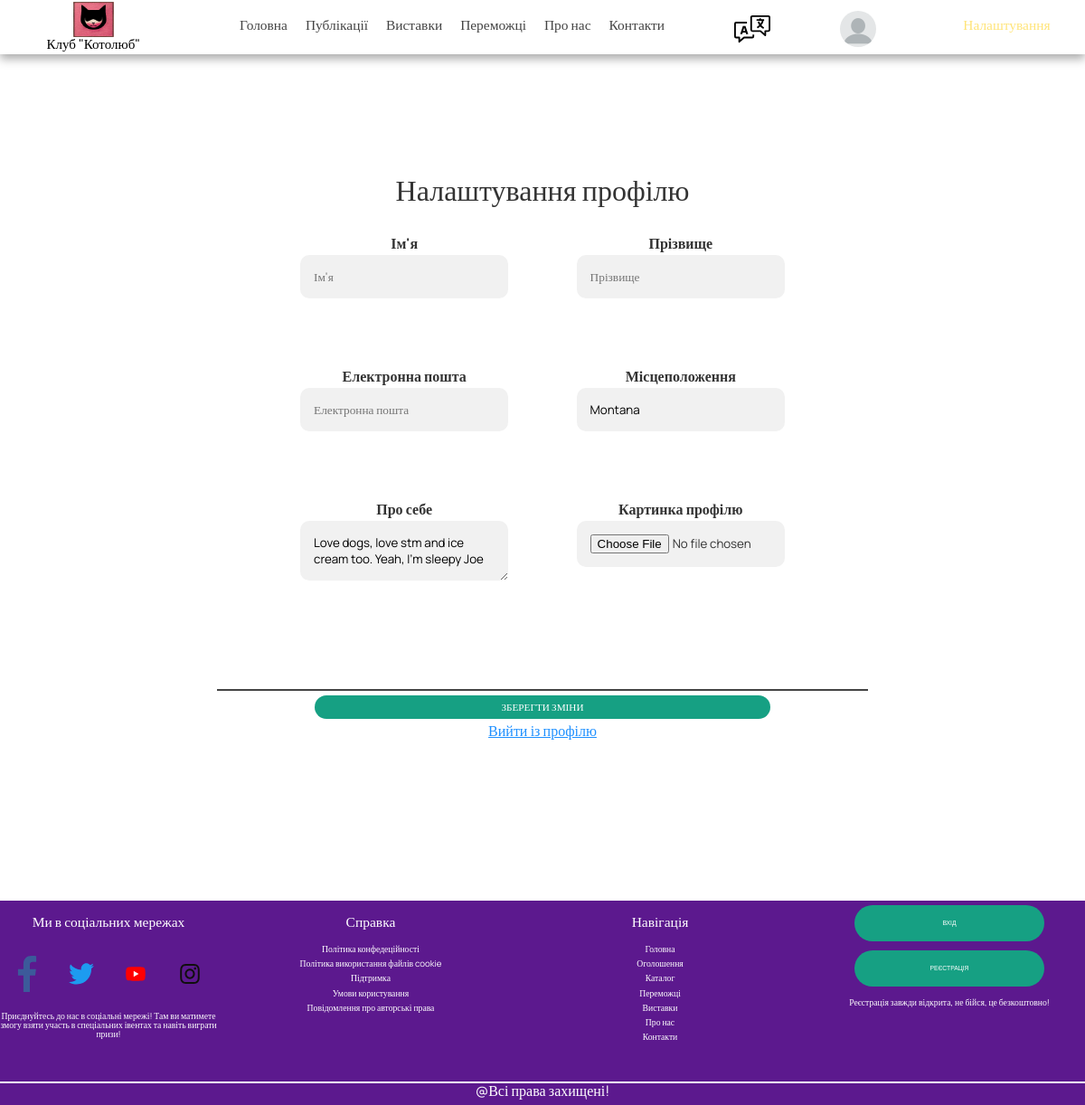
Screenshot of /uk-ua/settings (signed in) with the database file from the repository.
### apps/core/models.py (models this page shows, shortened)
class Profile(models.Model):
    user = models.OneToOneField(User, on_delete=models.CASCADE)
    profileimg = models.ImageField(upload_to='profile_images', default='blank-profile-picture.png')
    bio = models.TextField(max_length=4000, blank=True)
    location = models.CharField(max_length=100, blank=True)
    class Meta:
        ordering = ['user__username']  # Сортування за користувачами
        verbose_name_plural = 'Профілі'

### apps/core/views.py (the view)
# urls.py: path('settings', views.settings, name="settings")
@login_required(login_url='login')
def settings(request):
    user_object = request.user
    user_profile = Profile.objects.get(user=user_object)
    if request.method == "POST":
        first_name = request.POST.get('first_name')
        last_name = request.POST.get('last_name')
        email = request.POST.get('email')
        profileimg = request.POST.get('profileimg')
        bio = request.POST.get('bio')
        location = request.POST.get('location')
        user_object.first_name = first_name
        user_object.last_name = last_name
        user_object.email = email
        user_object.save()
        if profileimg:
            user_profile.profileimg = profileimg
        user_profile.bio = bio
        user_profile.location = location
        user_profile.save()
        profile_url = reverse('profile', kwargs={'pk': user_object.pk})
        return redirect(profile_url)
    else:
        context = {'active_section': 'settings',
                   'user_object': user_object,
                   'user_profile': user_profile,
                   }
        return render(request, 'settings.html', context)

### templates/settings.html (shortened to what this page needs)
{% load static %}
{% load static i18n %}
<!DOCTYPE html>
<html>
<head>
    <link rel="stylesheet" href="{% static 'css/style.css' %}">
    <link rel="stylesheet" href="{% static 'css/popUpWindow.css' %}">
    <link rel="stylesheet" href="{% static 'css/register-login-form.css' %}">
</head>
<body>
    <div class="wrapper">
        <header class="header">
            {% include 'header.html' %}
        </header>
        <main class="register-login-form">
            <form id="register-form" onsubmit="return validateForm()" action="{% url 'settings' %}" method="POST" enctype="multipart/form-data">
                  <h1 class="format-form-text">{% trans "Налаштування профілю" %}</h1>
                  <div class="flex-container">
                    <div class="sub-container">
                        <p><label><b>{% trans "Ім'я" %}</b></label></p>
                        <input id="firstName" type="text" minlength="2" placeholder="{% trans "Ім'я" %}" value="{{user_object.first_name}}" name="first_name">
                        <br><br>
                    </div>
                    <div class="sub-container">
                        <p><label><b>{% trans "Прізвище" %}</b></label></p>
                        <input id="lastName" type="text" minlength="2" placeholder="{% trans 'Прізвище' %}" value="{{user_object.last_name}}" name="last_name">
                        <br><br>
                    </div>
                    <div class="sub-container">
                        <p><label for="email"><b>{% trans "Електронна пошта" %}</b></label></p>
                        <input id="user-email" minlength="10" type="text" name="email" value="{{user_object.email}}" placeholder="{% trans 'Електронна пошта' %}">
                        <br><br>
                    </div>
                    <div class="sub-container">
                        <p><label for="psw"><b>{% trans "Місцеположення" %}</b></label></p>
                        <input placeholder="{% trans 'Місцеположення' %}" value="{{user_profile.location}}" name="location">
                        <br><br>
                    </div>
                    <div class="sub-container">
                        <p><label for="psw"><b>{% trans "Про себе" %}</b></label></p>
                        <textarea  placeholder="{% trans 'Про себе' %}" name="bio">{{user_profile.bio}}</textarea>
                        <br><br>
                    </div>
                    <div class="sub-container">
                        <p><label for="psw"><b>{% trans "Картинка профілю" %}</b></label></p>
                        <input id="confirm-password" type="file" placeholder="{% trans 'Картинка' %}" name="profileimg">
                        <br><br>
                    </div>
                  </div>
                  <hr style="height: 2px; background-color: #444;" />
                <button id="submit-button" type="submit" class="btn btn-main reg-btn form-button">{% trans "Зберегти зміни" %}</button> <br>
                <a href="{% url 'logout' %}">{% trans "Вийти із профілю" %}</a><br>
              </form>
        </main>
        <footer class="footer">
            {% include 'footer.html' %}
</body>
</html>

### templates/header.html (shortened to what this page needs)
{% load static %}
{% load static i18n %}
<head>
    <link rel="stylesheet" href="{% static "css\header.css"%}">
</head>
<nav class="navbar">
    <div class="navbar-container container">
        <div class="logo-container">
            <a href="{% trans  "/uk-ua" %}"><img src={% static "images/Logo.jpg" %} class="logo"/></a>
            <p class="logo-text">{% trans 'Клуб "Котолюб"'%}</p>
        </div>
            <ul class="menu-items">
                <li><a class="{% if active_section == 'main' %}item__highlight{% endif %}" href="/uk-ua">{% trans "Головна" %}</a></li>
                <div>
                    <li class="menu-drop-block"><a>{% trans "Публікації" %}</a>
                    </li>
                </div>
                <li><a class="{% if active_section == 'exhibitions' %}item__highlight{% endif %}" href="{% trans  "/uk-ua" %}/exhibitions">{% trans "Виставки" %}</a></li>
                <li><a href="{% trans  "/uk-ua" %}/winners">{% trans "Переможці" %}</a></li>
                <li><a href="{% trans  "/uk-ua" %}/aboutUs">{% trans "Про нас" %}</a></li>
                <li><a href="{% trans  "/uk-ua" %}/contact">{% trans "Контакти" %}</a></li>
            </ul>
            <div class="menu__language">
                <li class="menu-drop-block">
                    <img height='40px' width="40px" src={% static "images/language-icon.svg" %}>
                </li>
            </div>
            {% if user.is_authenticated %}
            <div>
                <ul>
                    <li><a href="profile/{{user.username}}"><img height='40px' width='40px' style="border-radius: 50%;" src={{user_profile.profileimg.url}}/></a></li>
            </div>
            {% endif %}
            <ul class="register-items">
                {% if user.is_authenticated %}
                <li><a class="{% if active_section == 'settings' %}item__highlight{% endif %}" href="{% url 'settings' %}">Налаштування</a></li>
            {% endif %}
    </div>
</nav>

### static/css/style.css (style rules this page uses)
*, *::before, *::after { margin: 0; padding: 0; border: 0; border: none; box-sizing: border-box; }
html { scroll-behavior: smooth; }
a { text-emphasis: none; }
hr { background-color: rgb(255, 255, 255); height: 1px; }
ul, ol, li { list-style: none; }
img { vertical-align: top; }
h1, h2, h3, h4, h5, h6 { font-weight: inherit; font-size: inherit; }
html, body { height: 100%; }
body { line-height: 1; font-family: Manrope; color: rgb(51, 51, 51); }
.wrapper { min-height: 100%; overflow: hidden; display: flex; flex-direction: column; }
.btn { display: inline-block; padding: 0.5em 1.5em; text-decoration: none; border-radius: 50px; cursor: pointer; outline: none; margin-top: 1em; text-transform: uppercase; font-weight:500; font-size: calc(3px + 10 * (100vw / 1280)); width: 20%; height: 10%; content: center; }
.btn-main { text-align: center; color: rgb(255, 255, 255); background: rgb(22, 160, 131); }

### static/css/register-login-form.css (style rules this page uses)
.register-login-form { width: 60%; text-align: center; margin: 15% auto; }
.flex-container { display: flex; flex-wrap: wrap; flex-direction: row; justify-content: space-between; padding: 0 10%; margin-bottom: 60px; }
.sub-container { width: 40%; margin: 20px; }
.format-form-text { font-size: 2rem; font-family: inherit; margin: 2%; }
.reg-btn { margin: 5px auto; }
.form-button, .clear { font-family: inherit; font-size: calc(5px + 9 * (100vw / 1280)); width: 30%; height: 3rem; }
input, input[type=email], input[type=password], textarea, select { font-family: inherit; width: 100%; padding: 15px; margin: 5px 0 22px 0; display: inline-block; border: none; border-radius: 10px; background: rgb(241, 241, 241); }
a { color: dodgerblue; }

### static/css/header.css (style rules this page uses)
.header { position: relative; width: 100%; }
.item__highlight:first-child { color:rgb(255, 228, 120); }
.navbar { box-shadow: 0px 5px 10px 0px rgb(170, 170, 170); position: fixed; width: 100%; background: rgb(255, 255, 255); color: rgb(0, 0, 0); opacity: 1; height: 59.5px; z-index: 12; }
.navbar-container { display: flex; justify-content: space-around; height: 64px; align-items: center; }
.register-items, .menu-items { display: flex; }
.register-items li, .menu-items li { list-style: none; margin-left: 20px; margin-bottom: 0.5rem; font-size: calc(7px + 9 * (100vw / 1280)); }
.register-items li a, .menu-items li a { text-decoration: none; color: rgb(68, 68, 68); font-weight: 500; }
.logo-container { justify-content: center; text-align: center; font-family: inherit; margin-bottom: 5px; height: 55px; width: 130px; }
.logo-text { font-size: 15px; }
.logo { width: 35%; height: 70%; }

### static/css/footer.css (style rules this page uses)
.footer { position: relative; background-color:rgb(75,0,130, 0.9); color: white; }
.reg-btn { width: 70%; height: 20%; font-size: 70%; }

### rows the page displays
Profile: profileimg (picture), location "Montana", bio "Love dogs, love stm and ice cream too. Yeah, I'm sleepy Joe"
